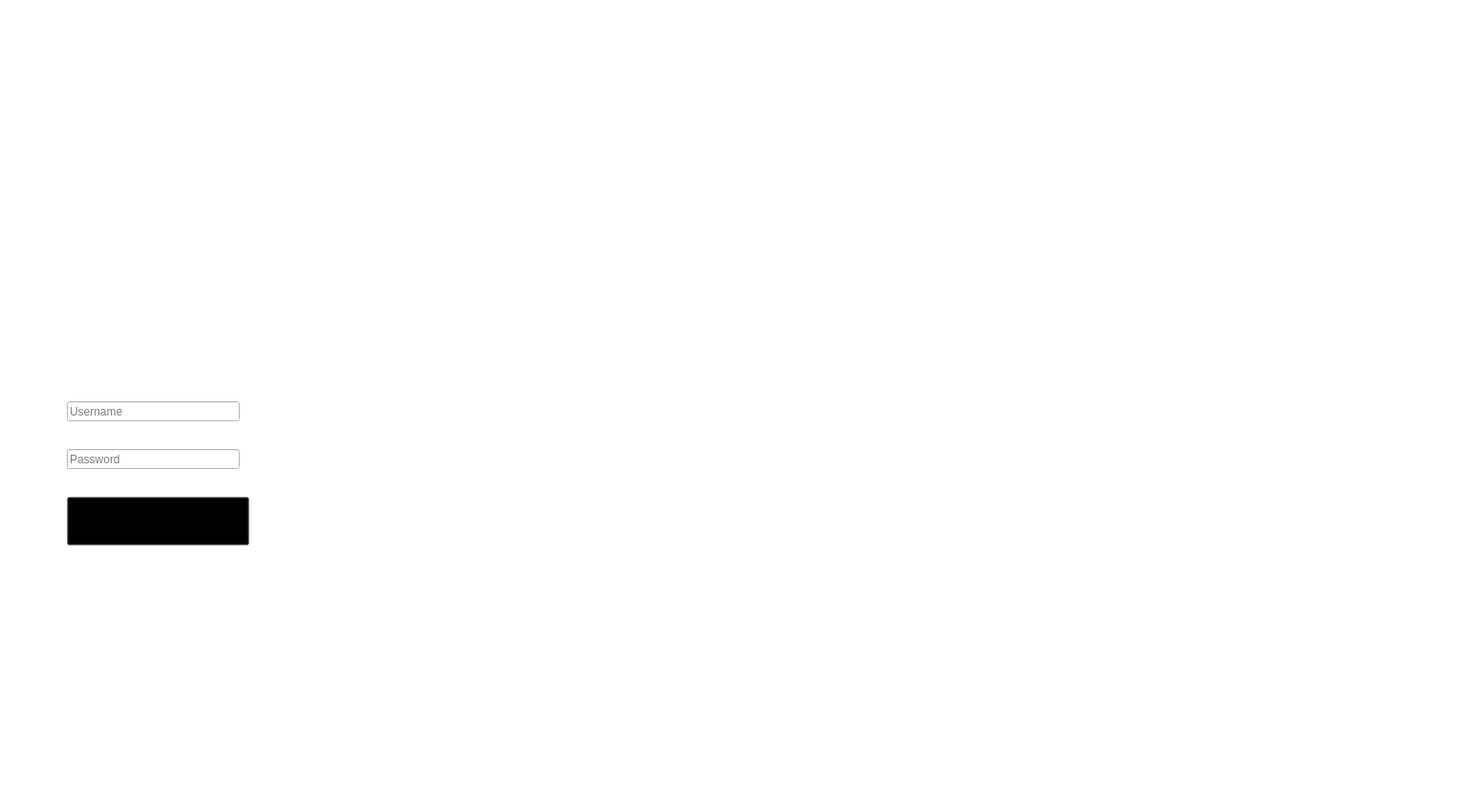
<?xml version="1.0" encoding="UTF-8"?>
<ui version="4.0">
 <class>Login</class>
 <widget class="QMainWindow" name="Login">
  <property name="geometry">
   <rect>
    <x>0</x>
    <y>0</y>
    <width>1543</width>
    <height>850</height>
   </rect>
  </property>
  <property name="acceptDrops">
   <bool>false</bool>
  </property>
  <property name="windowTitle">
   <string>Login</string>
  </property>
  <property name="styleSheet">
   <string notr="true">background-color: rgb(255, 255, 255);
color: black;</string>
  </property>
  <property name="windowFilePath">
   <string/>
  </property>
  <widget class="QWidget" name="centralwidget">
   <widget class="QLabel" name="silliman_bg">
    <property name="geometry">
     <rect>
      <x>100</x>
      <y>-180</y>
      <width>1281</width>
      <height>1111</height>
     </rect>
    </property>
    <property name="text">
     <string/>
    </property>
    <property name="pixmap">
     <pixmap resource="images/resources.qrc">:/images/background1_silliman.png</pixmap>
    </property>
   </widget>
   <widget class="QLabel" name="label">
    <property name="geometry">
     <rect>
      <x>20</x>
      <y>-10</y>
      <width>821</width>
      <height>871</height>
     </rect>
    </property>
    <property name="styleSheet">
     <string notr="true">background-color: rgba(0, 0, 0, 0);</string>
    </property>
    <property name="text">
     <string/>
    </property>
    <property name="pixmap">
     <pixmap resource="images/resources.qrc">:/images/background1_fade.png</pixmap>
    </property>
    <property name="scaledContents">
     <bool>true</bool>
    </property>
   </widget>
   <widget class="QLabel" name="label_2">
    <property name="geometry">
     <rect>
      <x>450</x>
      <y>100</y>
      <width>131</width>
      <height>131</height>
     </rect>
    </property>
    <property name="autoFillBackground">
     <bool>false</bool>
    </property>
    <property name="styleSheet">
     <string notr="true">background-color: rgba(0, 0, 0, 0);</string>
    </property>
    <property name="frameShape">
     <enum>QFrame::NoFrame</enum>
    </property>
    <property name="frameShadow">
     <enum>QFrame::Plain</enum>
    </property>
    <property name="lineWidth">
     <number>1</number>
    </property>
    <property name="text">
     <string/>
    </property>
    <property name="pixmap">
     <pixmap>images/silliman-logo.png</pixmap>
    </property>
    <property name="scaledContents">
     <bool>true</bool>
    </property>
   </widget>
   <widget class="QLabel" name="label_3">
    <property name="geometry">
     <rect>
      <x>70</x>
      <y>90</y>
      <width>361</width>
      <height>141</height>
     </rect>
    </property>
    <property name="styleSheet">
     <string notr="true">background-color: rgba(0, 0, 0, 0);</string>
    </property>
    <property name="text">
     <string/>
    </property>
    <property name="pixmap">
     <pixmap resource="images/resources.qrc">:/images/title1_header1.png</pixmap>
    </property>
    <property name="scaledContents">
     <bool>false</bool>
    </property>
   </widget>
   <widget class="QLabel" name="label_4">
    <property name="geometry">
     <rect>
      <x>70</x>
      <y>200</y>
      <width>321</width>
      <height>71</height>
     </rect>
    </property>
    <property name="styleSheet">
     <string notr="true">background-color: rgba(0, 0, 0, 0);</string>
    </property>
    <property name="text">
     <string/>
    </property>
    <property name="pixmap">
     <pixmap resource="images/resources.qrc">:/images/title1_header2.png</pixmap>
    </property>
   </widget>
   <widget class="QLabel" name="label_5">
    <property name="geometry">
     <rect>
      <x>70</x>
      <y>320</y>
      <width>141</width>
      <height>81</height>
     </rect>
    </property>
    <property name="styleSheet">
     <string notr="true">background-color: rgba(0, 0, 0, 0);</string>
    </property>
    <property name="text">
     <string/>
    </property>
    <property name="pixmap">
     <pixmap resource="images/resources.qrc">:/images/title_login-bold.png</pixmap>
    </property>
   </widget>
   <widget class="QPushButton" name="pushButton">
    <property name="geometry">
     <rect>
      <x>70</x>
      <y>520</y>
      <width>191</width>
      <height>51</height>
     </rect>
    </property>
    <property name="styleSheet">
     <string notr="true">background-color: rgba(0, 0, 0, 0);</string>
    </property>
    <property name="text">
     <string/>
    </property>
    <property name="icon">
     <iconset resource="images/resources.qrc">
      <normaloff>:/images/button_login.png</normaloff>:/images/button_login.png</iconset>
    </property>
    <property name="iconSize">
     <size>
      <width>186</width>
      <height>49</height>
     </size>
    </property>
   </widget>
   <widget class="QLineEdit" name="lineEdit">
    <property name="geometry">
     <rect>
      <x>70</x>
      <y>420</y>
      <width>181</width>
      <height>21</height>
     </rect>
    </property>
    <property name="text">
     <string/>
    </property>
    <property name="placeholderText">
     <string>Username</string>
    </property>
   </widget>
   <widget class="QLineEdit" name="lineEdit_2">
    <property name="geometry">
     <rect>
      <x>70</x>
      <y>470</y>
      <width>181</width>
      <height>21</height>
     </rect>
    </property>
    <property name="text">
     <string/>
    </property>
    <property name="placeholderText">
     <string>Password</string>
    </property>
   </widget>
  </widget>
  <widget class="QStatusBar" name="statusbar"/>
 </widget>
 <resources>
  <include location="images/resources.qrc"/>
 </resources>
 <connections/>
</ui>
